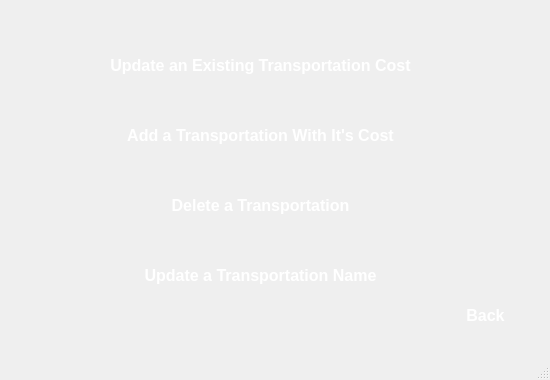
<?xml version="1.0" encoding="UTF-8"?>
<ui version="4.0">
 <class>UpdateWindow</class>
 <widget class="QMainWindow" name="UpdateWindow">
  <property name="geometry">
   <rect>
    <x>0</x>
    <y>0</y>
    <width>550</width>
    <height>380</height>
   </rect>
  </property>
  <property name="windowTitle">
   <string>Update </string>
  </property>
  <property name="windowIcon">
   <iconset resource="resources.qrc">
    <normaloff>:/Downloads/icons8-map-94.png</normaloff>:/Downloads/icons8-map-94.png</iconset>
  </property>
  <widget class="QWidget" name="centralwidget">
   <property name="styleSheet">
    <string notr="true">/* Normal state */
QPushButton {
  border:none;
selection-background-color: rgb(0, 0, 0);
color: rgb(255, 255, 255);
background-color:transparent;
}

/* Hover state */
QPushButton:hover {
	background-color: rgb(0, 0, 0);
}

/* Pressed state */
QPushButton:pressed {
    background-color: darkblue;
}
</string>
   </property>
   <widget class="QLabel" name="label">
    <property name="geometry">
     <rect>
      <x>0</x>
      <y>0</y>
      <width>541</width>
      <height>351</height>
     </rect>
    </property>
    <property name="text">
     <string/>
    </property>
    <property name="pixmap">
     <pixmap resource="resources.qrc">:/Downloads/OIG4_555.jpg</pixmap>
    </property>
   </widget>
   <widget class="QPushButton" name="costUpdate">
    <property name="geometry">
     <rect>
      <x>100</x>
      <y>40</y>
      <width>321</width>
      <height>51</height>
     </rect>
    </property>
    <property name="font">
     <font>
      <pointsize>12</pointsize>
      <bold>true</bold>
     </font>
    </property>
    <property name="text">
     <string>Update an Existing Transportation Cost</string>
    </property>
   </widget>
   <widget class="QPushButton" name="addTrans">
    <property name="geometry">
     <rect>
      <x>100</x>
      <y>110</y>
      <width>321</width>
      <height>51</height>
     </rect>
    </property>
    <property name="font">
     <font>
      <pointsize>12</pointsize>
      <bold>true</bold>
     </font>
    </property>
    <property name="text">
     <string>Add a Transportation With It's Cost</string>
    </property>
   </widget>
   <widget class="QPushButton" name="DeleteTrans">
    <property name="geometry">
     <rect>
      <x>100</x>
      <y>180</y>
      <width>321</width>
      <height>51</height>
     </rect>
    </property>
    <property name="font">
     <font>
      <pointsize>12</pointsize>
      <bold>true</bold>
     </font>
    </property>
    <property name="text">
     <string>Delete a Transportation</string>
    </property>
   </widget>
   <widget class="QPushButton" name="updateName">
    <property name="geometry">
     <rect>
      <x>100</x>
      <y>250</y>
      <width>321</width>
      <height>51</height>
     </rect>
    </property>
    <property name="font">
     <font>
      <pointsize>12</pointsize>
      <bold>true</bold>
     </font>
    </property>
    <property name="text">
     <string>Update a Transportation Name</string>
    </property>
   </widget>
   <widget class="QPushButton" name="backToMenu">
    <property name="geometry">
     <rect>
      <x>440</x>
      <y>300</y>
      <width>91</width>
      <height>31</height>
     </rect>
    </property>
    <property name="font">
     <font>
      <pointsize>12</pointsize>
      <bold>true</bold>
     </font>
    </property>
    <property name="text">
     <string>Back</string>
    </property>
   </widget>
  </widget>
  <widget class="QMenuBar" name="menubar">
   <property name="geometry">
    <rect>
     <x>0</x>
     <y>0</y>
     <width>550</width>
     <height>17</height>
    </rect>
   </property>
  </widget>
  <widget class="QStatusBar" name="statusbar"/>
 </widget>
 <resources>
  <include location="resources.qrc"/>
 </resources>
 <connections/>
</ui>
